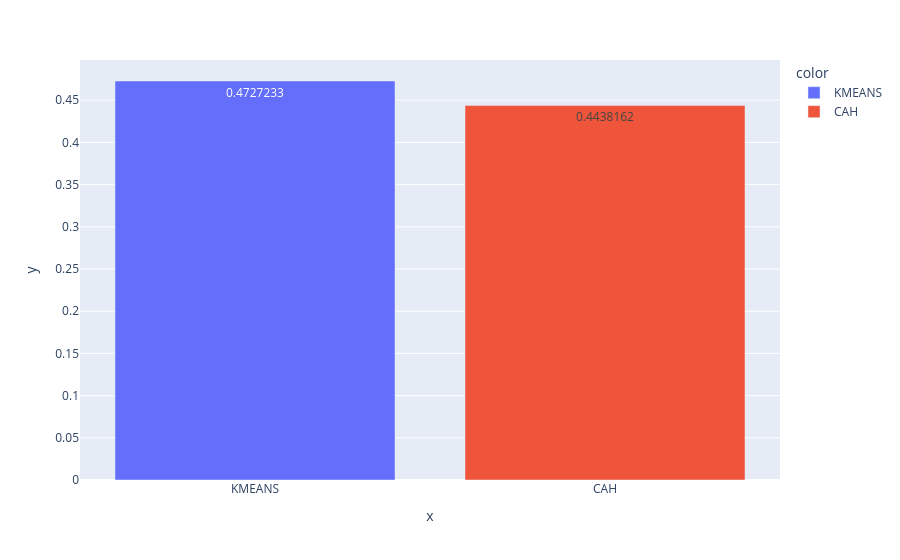

Write notebook code for a chart like this one.
### Markdown cell above
### <font color = "gold"> Comparaison K-Means / CAH

### Code cell
# Diagrammes en barre des silhouettes
Model_Names = ['KMEANS', 'CAH']
sil = [siil_kmeans, sil_cah]
fig = px.bar(x= Model_Names, y = sil, color = Model_Names, text_auto = True)
fig.show()

### Figure 1 — Plotly figure (JSON) as saved in the notebook; plotly's stock layout.template omitted (floating-point values rounded to 4 significant figures)
{"data": [{"hovertemplate": "color=KMEANS<br>x=%{x}<br>y=%{y}<extra></extra>", "legendgroup": "KMEANS", "marker": {"color": "#636efa", "pattern": {"shape": ""}}, "name": "KMEANS", "orientation": "v", "showlegend": true, "textposition": "auto", "texttemplate": "%{y}", "type": "bar", "x": ["KMEANS"], "xaxis": "x", "y": [0.4727], "yaxis": "y"}, {"hovertemplate": "color=CAH<br>x=%{x}<br>y=%{y}<extra></extra>", "legendgroup": "CAH", "marker": {"color": "#EF553B", "pattern": {"shape": ""}}, "name": "CAH", "orientation": "v", "showlegend": true, "textposition": "auto", "texttemplate": "%{y}", "type": "bar", "x": ["CAH"], "xaxis": "x", "y": [0.4438], "yaxis": "y"}], "layout": {"barmode": "relative", "legend": {"title": {"text": "color"}, "tracegroupgap": 0}, "margin": {"t": 60}, "xaxis": {"anchor": "y", "domain": [0.0, 1.0], "title": {"text": "x"}}, "yaxis": {"anchor": "x", "domain": [0.0, 1.0], "title": {"text": "y"}}}}
